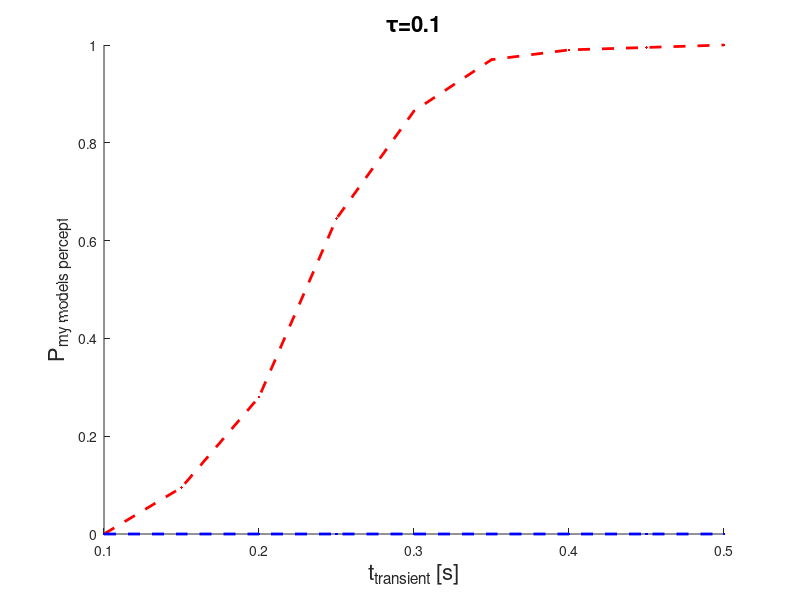
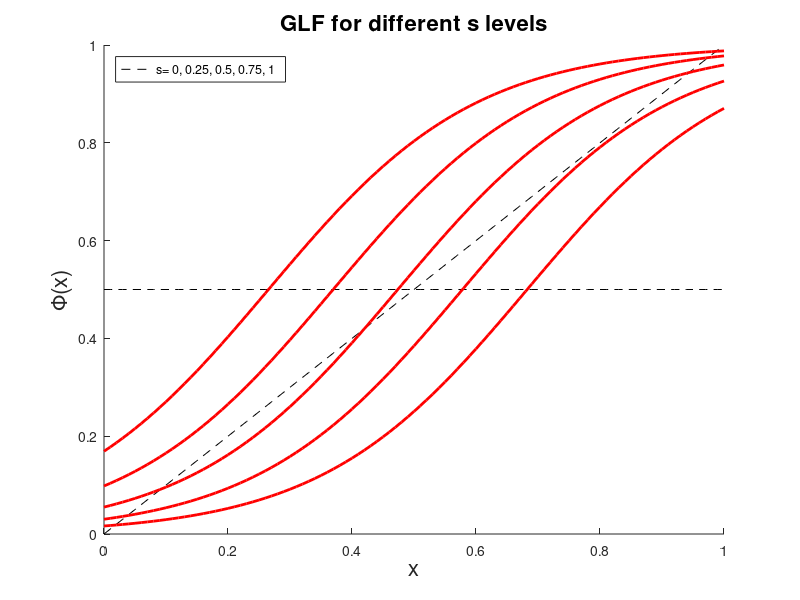
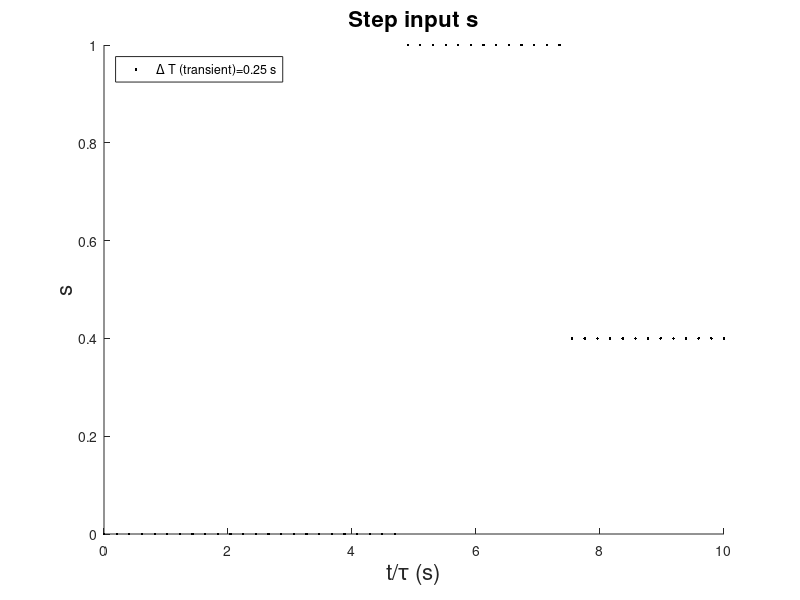

Reproduce these figures in MATLAB, in order.
function WC_my_exp
clear all;
close all;


%%%%%%% plot GLF for different s values

x=0:0.01:1;
s=linspace(0,1,5);

figure(1);
hold on
plot(x, 0.5*ones(size(x)), 'k--');
plot(x,x,'k--');

params.NU=1;
params.ALPHA0=4.0952;
params.ALPHA1=1.5918;
params.BETA=6;
params.SIGMA=0.2;
params.DT=0.02;
params.TAU=0.1;
params.STEP = params.DT/params.TAU;
params.SIGMA_P=params.SIGMA * sqrt (params.TAU);


for i=1:numel(s)
    plot(x,GLF_s(x,s(i),params),'r','LineWidth',2);
end

hold off
xlabel('x','FontSize',16);
ylabel('\Phi(x)','FontSize',16);
legend('s= 0, 0.25, 0.5, 0.75, 1 ', 'Location','NorthWest' );
title('GLF for different s levels','FontSize',16);

%%%%%%% plot activity x of a transient input s


T_end=1; % seconds
n_step=T_end/params.DT;

T2=0.25;    % transient = DELTA-T
T3=0.25;    % T2=T_end * .8
            % T1=T_end-(T3+T2);

step_tot=round(n_step);
step2=round(T2/params.DT);
step3=round(T3/params.DT);
step1=step_tot-(step2+step3);

% coherence levels for s

c1=0;  % initial coherence value of s
c2=1;  % transient coherence value of s
c3=.4; % intermediate coherence value of s

s_exp=[c1*ones(1,step1), c2*ones(1,step2), c3*ones(1,step3)];

t_TAU=linspace(0,T_end,n_step)/params.TAU;

x0=0;
xt=WilCow(s_exp,x0,params);

[yss_h, yss_m, yss_l]=WC_ss(s_exp, params);

figure(2);
hold on
plot(t_TAU,s_exp,'.k','LineWidth',6);
% plot(t_TAU,xt,'r','LineWidth',2);
% plot(t_TAU,yss_l,'--g','LineWidth',1);
% plot(t_TAU,yss_m,'--b','LineWidth',1);
% plot(t_TAU,yss_h,'--m','LineWidth',1);

% axis([0 10 0 1]);
hold off
xlabel('t/\tau (s)', 'FontSize', 16);
ylabel('s', 'FontSize', 16);
legend('\Delta T (transient)=0.25 s ', 'Location','NorthWest' );
% title('Activity x by WC model with transient s,  \tau=0.3 ','FontSize',16);
title('Step input s','FontSize',16);


%%%%%% plot T2 vs activity probability

% 1. define different transient values (=T2)
% 2. each T2 corresponds to one "s"
% 3. for each s, find x by WilCow by 200 repeats
% 4. for each s, find P_yes and P_no

T_end=1;
T3=0.25;
T2=linspace(.1,.5,9);       % 9 different transient values

P_YES1=zeros(size(T2));
P_YES2=zeros(size(T2));

N_repeat=200;

x0=0;
for i=1:numel(T2)
   
    % coherence levels of transient s
    
    c1=0;
    c2=1;
    c3=0.4;
    
    tot_step=round(T_end/params.DT);
    step2=round(T2(i)/params.DT);
    step3=round(T3/params.DT);
    step1=tot_step - (step2 + step3);
    
    s_new=[c1*ones(1,step1) c2*ones(1,step2) c3*ones(1,step3)];
    s_noT2=[c1*ones(1,step1+step2) c3*ones(1,step3)];
    
    % t_TAU=DT*(1:tot_step)/params.TAU;
    
    N_YES1=0;
    N_YES2=0;
    
    for j=1:N_repeat
    
        x_new=WilCow(s_new,x0,params);
        x_noT2=WilCow(s_noT2,x0,params);
        
        if x_new(end) > 0.5
            N_YES1=N_YES1+1;
        end
        
        if x_noT2(end) > 0.5
            N_YES2 = N_YES2 + 1;
        end
        
    end
    
    P_YES1(i)= N_YES1 / N_repeat;
    P_YES2(i)= N_YES2 / N_repeat;
    
    
end

figure(3)

hold on;
plot(T2,P_YES1, 'r.','LineWidth',2);
plot(T2,P_YES1, 'r--','LineWidth',2);
plot(T2,P_YES2, 'b.','LineWidth',2);
plot(T2,P_YES2, 'b--','LineWidth',2);
hold off
axis([T2(1) T2(end) 0 1]);
xlabel('t_{transient} [s]', 'Fontsize', 16);
ylabel('P_{my models percept}', 'Fontsize', 16);
title(['\tau=' num2str(params.TAU)], 'Fontsize', 16);


printflag=1;
if printflag 
    print 'WC_my_exp_03' -depsc2;
end


return;


% calculate GLF for different s scalar values
% for GLF_s:  x is vector, s is scalar!!!!!!
function y=GLF_s(x,s,params)

% parameters for GLF function

% let us make alpha depended on input s 

alpha=params.ALPHA0 + (params.ALPHA1-params.ALPHA0)*s;

% now express GLF 

y=(1 + exp(-params.BETA*x + alpha)).^(-1/params.NU);

return;

% Wilson Cowan model for a given stimulus and initial point
function u=WilCow(st,u0,params)

u=zeros(1,numel(st));
u(1)=u0;
nt= params.SIGMA_P * sqrt(params.STEP) * normrnd(0,1,size(st));

% Numerical Integration 
for i=2:numel(st)
    du=params.STEP * (-u(i-1) + GLF_s(u(i-1), st(i-1), params )) + nt(i-1);
    u(i) = u(i-1) + du;
end

return

% find where GLF x=GLF_s(x) --- steady state points
function yzero=GLF_ss(xss,s, params)

yzero=GLF_s(xss,s,params)-xss;

return;

function [yss_hi, yss_mid, yss_lo]=WC_ss(s, params)
 
yss_hi=nan(size(s));
yss_mid=nan(size(s));
yss_lo=nan(size(s));

for i=1:numel(s)
    
    xss=fsolve(@(x) GLF_ss( x,s(i),params ), [0.01 0.5 0.99], optimset('Display','off') );
    yss=GLF_s(xss, s(i), params);
    
    if abs(yss(1) - xss(1)) < 0.01
        yss_lo(i)=yss(1);
    end
    
    if abs(yss(2) - xss(2)) < 0.01
        yss_mid(i)=yss(2);
    end
    
    if abs(yss(3) - xss(3)) < 0.01
        yss_hi(i)=yss(3);
    end

end

return;
